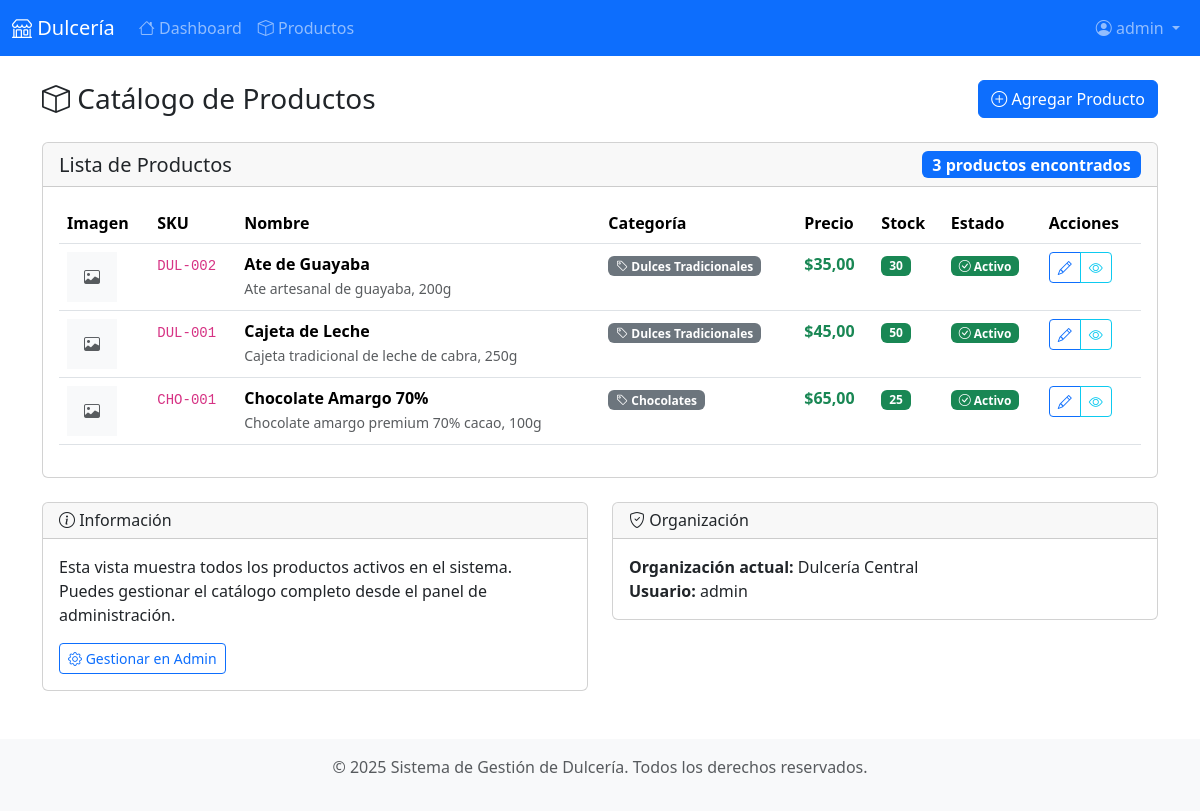
The app's page /products/ (signed in), older data.
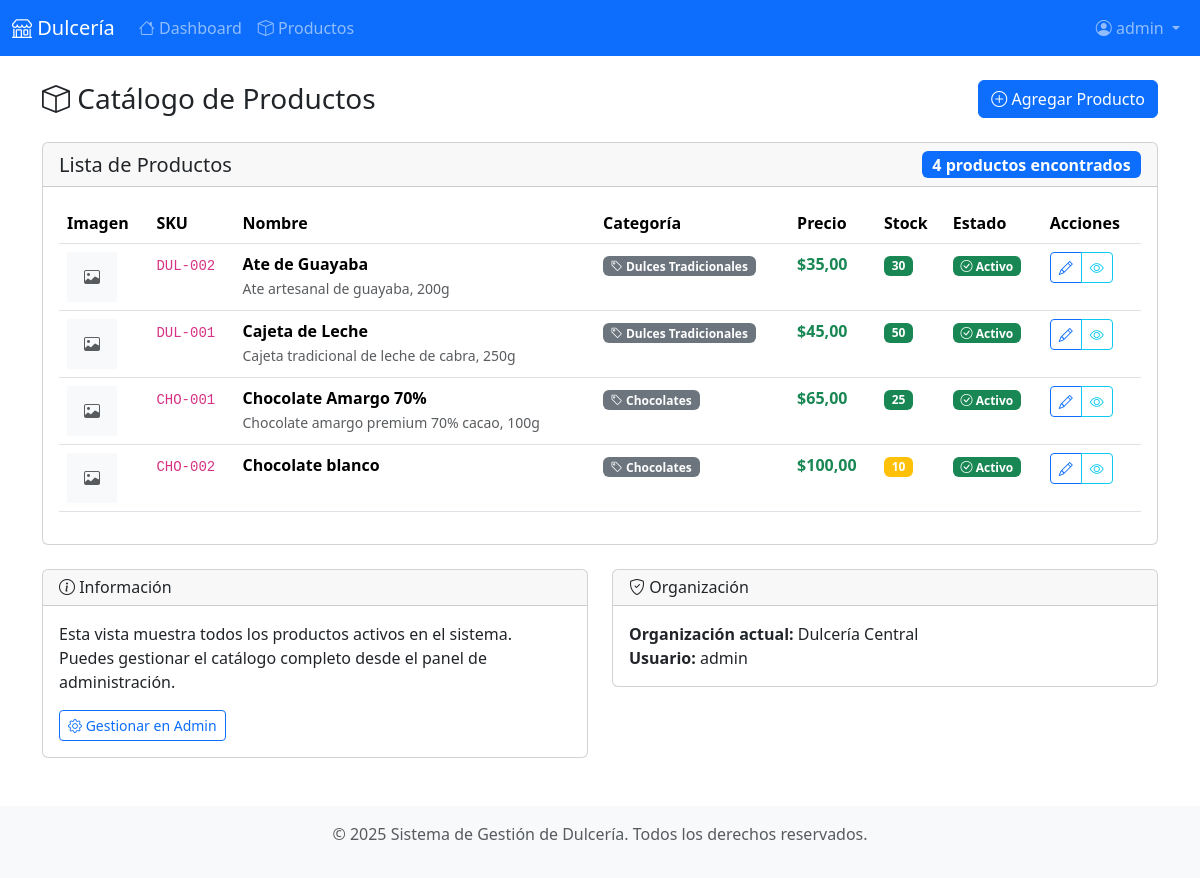
The same page, newer data.
### production/models.py (models this page shows, shortened)
class Product(models.Model):
    name = models.CharField(max_length=200, verbose_name='Nombre')
    sku = models.CharField(max_length=50, unique=True, verbose_name='SKU')
    description = models.TextField(blank=True, verbose_name='Descripción')
    price = models.DecimalField(max_digits=10, decimal_places=2, verbose_name='Precio')
    stock = models.PositiveIntegerField(default=0, verbose_name='Stock')
    is_active = models.BooleanField(default=True, verbose_name='Activo')
    imagen = models.ImageField(upload_to='productos/', null=True, blank=True, verbose_name='Imagen')
    created_at = models.DateTimeField(auto_now_add=True, verbose_name='Fecha de creación')
    updated_at = models.DateTimeField(auto_now=True, verbose_name='Fecha de actualización')
    category = models.ForeignKey(Category, on_delete=models.PROTECT, verbose_name='Categoría')
    class Meta:
        verbose_name = 'Producto'
        verbose_name_plural = 'Productos'
        ordering = ['name']

class Category(models.Model):
    name = models.CharField(max_length=100, unique=True, verbose_name='Nombre')
    description = models.TextField(blank=True, verbose_name='Descripción')
    created_at = models.DateTimeField(auto_now_add=True, verbose_name='Fecha de creación')
    updated_at = models.DateTimeField(auto_now=True, verbose_name='Fecha de actualización')
    class Meta:
        verbose_name = 'Categoría'
        verbose_name_plural = 'Categorías'
        ordering = ['name']

### production/views.py (the view)
# urls.py: path("products/", views.products_list, name="products_list"),
@login_required
def products_list(request):
    user_org = request.user.userprofile.organization
    products = Product.objects.filter(is_active=True).select_related('category')
    context = {
        'products': products,
        'user_org': user_org,
    }
    return render(request, "production/products_list.html", context)

### templates/production/products_list.html (shortened to what the changed rows need)
{% extends "base.html" %}
{% block content %}
<div class="d-flex justify-content-between align-items-center mb-4">
    <h1 class="h3 mb-0">
        <i class="bi bi-box"></i> Catálogo de Productos
    </h1>
</div>
<div class="card">
    <div class="card-header">
        <div class="row align-items-center">
            <div class="col-auto">
                <span class="badge bg-primary fs-6">
                    {{ products|length }} productos encontrados
                </span>
            </div>
        </div>
    </div>
    <div class="card-body">
        {% if products %}
            <div class="table-responsive">
                <table class="table table-hover">
                    <thead>
                        <tr>
                            <th>Imagen</th>
                            <th>SKU</th>
                            <th>Nombre</th>
                            <th>Categoría</th>
                            <th>Precio</th>
                            <th>Stock</th>
                            <th>Estado</th>
                            <th>Acciones</th>
                        </tr>
                    </thead>
                    <tbody>
                        {% for product in products %}
                        <tr>
                            <td>
                                {% if product.imagen %}
                                    <img src="{{ product.imagen.url }}" alt="{{ product.name }}"
                                         class="img-thumbnail" style="width: 50px; height: 50px; object-fit: cover;">
                                {% else %}
                                    <div class="bg-light d-flex align-items-center justify-content-center"
                                         style="width: 50px; height: 50px;">
                                        <i class="bi bi-image text-muted"></i>
                                    </div>
                                {% endif %}
                            </td>
                            <td>
                                <code>{{ product.sku }}</code>
                            </td>
                            <td>
                                <strong>{{ product.name }}</strong>
                                {% if product.description %}
                                    <br><small class="text-muted">{{ product.description|truncatechars:50 }}</small>
                                {% endif %}
                            </td>
                            <td>
                                <span class="badge bg-secondary">
                                    <i class="bi bi-tag"></i> {{ product.category.name }}
                                </span>
                            </td>
                            <td>
                                <strong class="text-success">${{ product.price|floatformat:2 }}</strong>
                            </td>
                            <td>
                                {% if product.stock > 10 %}
                                    <span class="badge bg-success">{{ product.stock }}</span>
                                {% elif product.stock > 0 %}
                                    <span class="badge bg-warning">{{ product.stock }}</span>
                                {% else %}
                                    <span class="badge bg-danger">{{ product.stock }}</span>
                                {% endif %}
                            </td>
                            <td>
                                {% if product.is_active %}
                                    <span class="badge bg-success">
                                        <i class="bi bi-check-circle"></i> Activo
                                    </span>
                                {% else %}
                                    <span class="badge bg-secondary">
                                        <i class="bi bi-x-circle"></i> Inactivo
                                    </span>
                                {% endif %}
                            </td>
                            <td>
                                <div class="btn-group btn-group-sm" role="group">
                                    <a href="{% url 'product_edit' product.pk %}"
                                       class="btn btn-outline-primary" title="Editar">
                                        <i class="bi bi-pencil"></i>
                                    </a>
                                    <a href="/admin/production/product/{{ product.id }}/"
                                       class="btn btn-outline-info" title="Ver detalles">
                                        <i class="bi bi-eye"></i>
                                    </a>
                                </div>
                            </td>
                        </tr>
                        {% endfor %}
                    </tbody>
                </table>
            </div>
        {% endif %}
    </div>
</div>
{% endblock %}

Row changes from the older to the newer data that the page shows:
added Product: sku "CHO-002", name "Chocolate blanco", category.name "Chocolates", price "100,00", stock "10", is_active True (drawn)
Text that changed along with them:
{{ products|length }}: "3" → "4"
